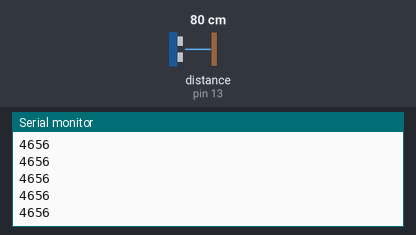
Simulated run of this sketch. Board: Arduino Uno, built with avr-gcc and run on an emulated ATmega328P. On the bench: the last lines printed to the serial monitor. The test bench sets the inputs (shaded band); at power-on: distance to the obstacle (sensor on pin 13) 80 cm. The echo pulse lasts 58.3 µs per cm.

Above: at 1.2 s.
1.3 s: distance to the obstacle (sensor on pin 13) set to 2 cm
At 2.2 s:
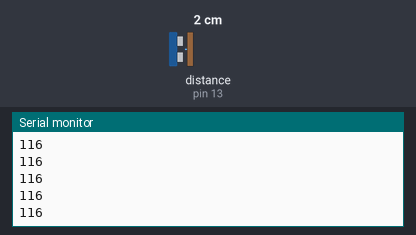
2.8 s: distance to the obstacle (sensor on pin 13) set to 4 cm
At 3.6 s:
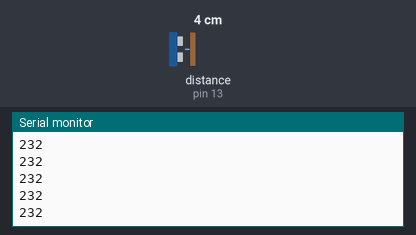
Timing chart, 0 to 5.8 s (numbered marks = the images above; inputs shaded):
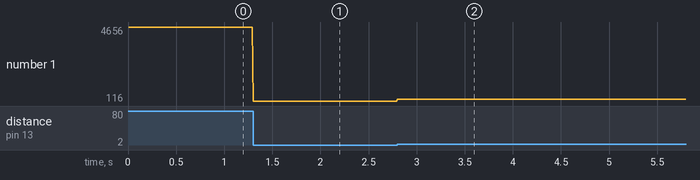

Measured:
- after the input at 1.3 s, the serial monitor: prints a new line at once (image 1)
- after the input at 2.8 s, the serial monitor: prints a new line at once (image 2)
- plotted number 1: 4656 → 116 after the input at 1.3 s, 116 → 232 after the input at 2.8 s

The sketch:

belt.ino
```cpp
/*
 * belt
 *
 * ----------------------------------
 * Author: e.yllanescucho@ieee.org
 * Date: 2015-04-10
 * ----------------------------------
 */


#include <Ultrasonic.h>

#define TRIGGER_PIN  12
#define ECHO_PIN     13

Ultrasonic ultrasonic(TRIGGER_PIN, ECHO_PIN, 6000);

void setup() {
  // initialize serial communication:
  Serial.begin(9600);
}
int time;
void loop()
{
  time = ultrasonic.Timing();
  Serial.println(time);
  delay(10);
}
```
